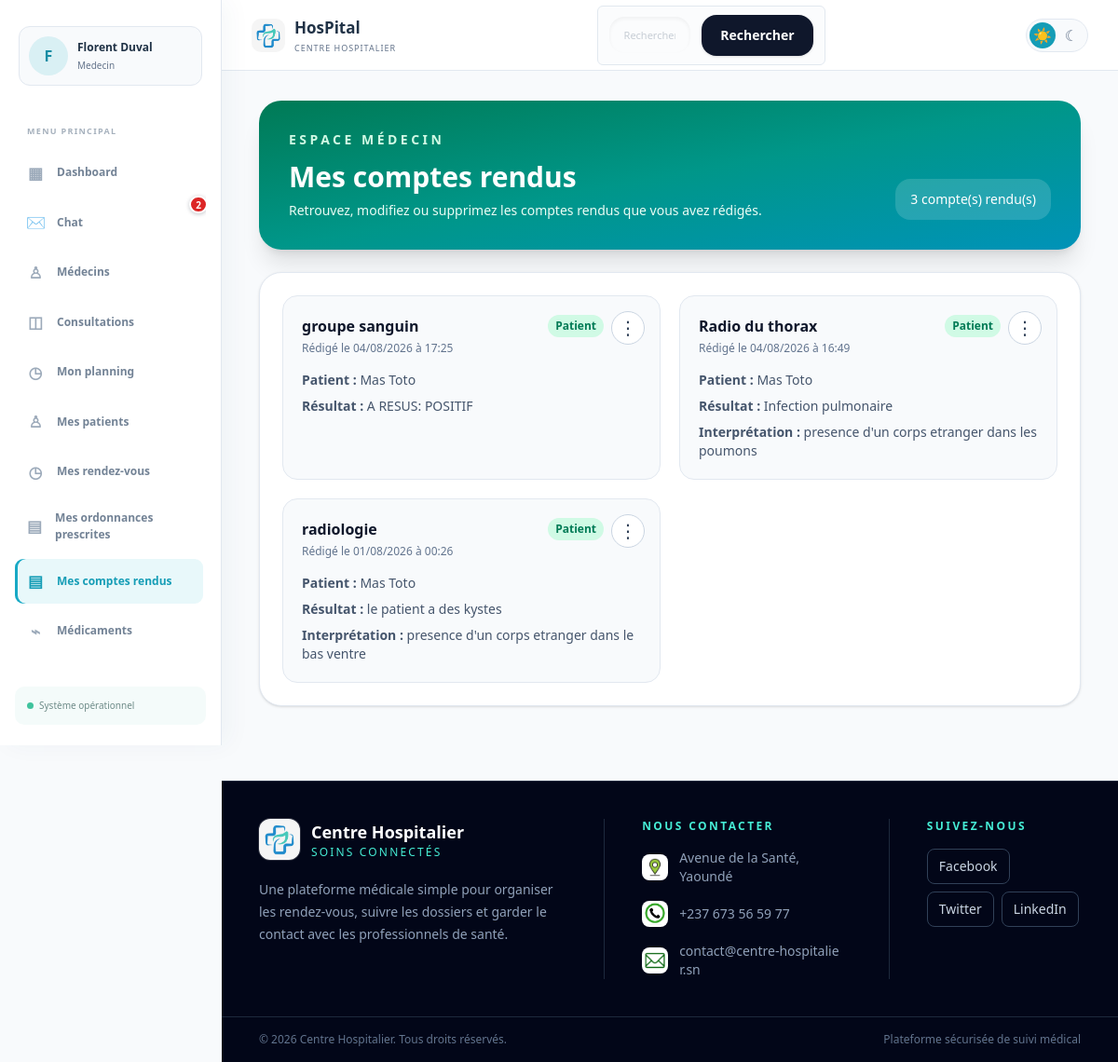
Before: /comptes-rendus/medecin/ (signed in) with the older database file.
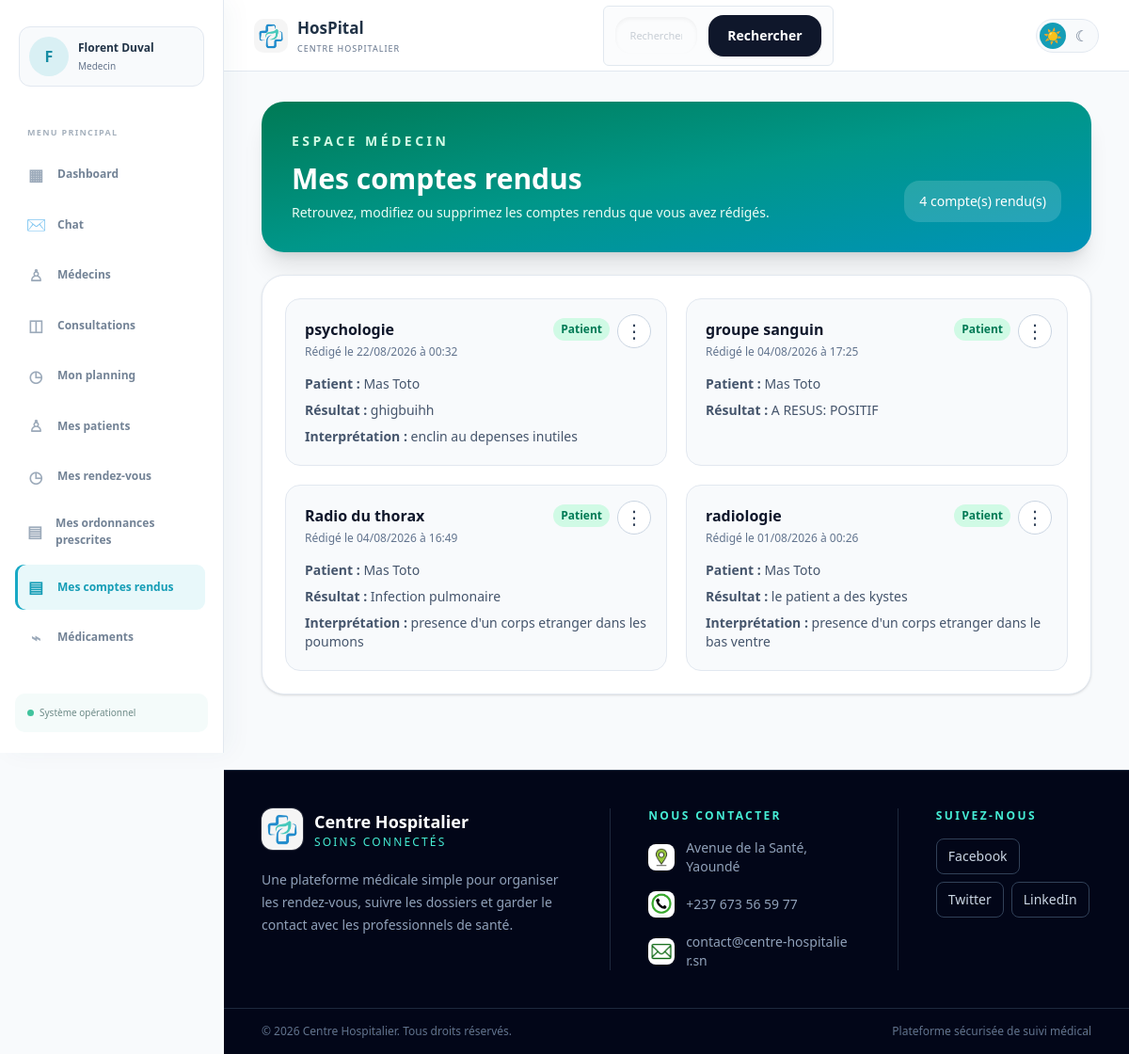
After: the same page with the newer database file.
### hopital/models.py (models this page shows, shortened)
class ResultatExamen(models.Model):
    examen = models.ForeignKey(Examen, on_delete=models.CASCADE)
    resultat = models.TextField()
    date_resultat = models.DateTimeField(auto_now_add=True)
    interpretation = models.TextField()

class Examen(models.Model):
    patient = models.ForeignKey(CustomUser, on_delete=models.CASCADE, related_name='examens_patient')
    medecin = models.ForeignKey(CustomUser, on_delete=models.CASCADE, related_name='examens_medecin')
    consultation = models.ForeignKey(Consultation, on_delete=models.CASCADE, null=True, blank=True)
    date_examen = models.DateTimeField()
    type_examen = models.CharField(max_length=100)

class CustomUser(AbstractUser):
    ROLE_CHOICES = [
        ('user', 'Utilisateur'),
        ('medecin', 'Medecin'),
        ('admin', 'Administrateur'),
        ('secretaire', 'Secretaire'),
    ]
    role = models.CharField(max_length=20, choices=ROLE_CHOICES, default='user')
    nom = models.CharField(max_length=100, blank=True, null=True)
    prenom = models.CharField(max_length=100, blank=True, null=True)
    sexe = models.CharField(max_length=10, blank=True, null=True)
    telephone = models.CharField(max_length=20, blank=True, null=True)
    adresse = models.CharField(max_length=255, blank=True, default='')
    specialite = models.CharField(max_length=100, blank=True, default='')
    langues = models.CharField(max_length=255, blank=True, default='')
    photo_profil = models.ImageField(upload_to='profils/', blank=True, null=True)
    date_naissance = models.DateField(blank=True, null=True)
    medecin_traitant = models.ForeignKey(
        'self',
        on_delete=models.SET_NULL,
        null=True,
        blank=True,
        related_name='patients_suivis'
    )
    def __str__(self):
        nom_complet = f"{self.prenom or ''} {self.nom or ''}".strip()
        return nom_complet or self.username

### hopital/views.py (the view)
# urls.py: path('comptes-rendus/medecin/', medecin_exam_reports, name='medecin_exam_reports'),
@login_required
def medecin_exam_reports(request):
    if request.user.role != 'medecin':
        return redirect('hboard')
    reports = ResultatExamen.objects.filter(
        examen__medecin=request.user,
    ).select_related('examen__patient', 'examen__medecin').order_by('-date_resultat')
    reports, extra_query = paginate_queryset(request, reports, 8, page_param='page_medecin_exam_reports')
    return render(request, 'medecin-exam-reports.html', {
        'exam_reports_list': reports,
        'extra_query': extra_query,
    })

### hopital/context_processors.py (called while the page is built)
def chat_notifications(request):
    if not request.user.is_authenticated:
        return {'unread_chat_count': 0}
    return {
        'unread_chat_count': ChatMessage.objects.filter(
            receiver=request.user,
            is_read=False,
        ).count(),
    }

### hopital/utils.py (called while the page is built)
def paginate_queryset(request, queryset, per_page=6, page_param='page'):
    paginator = Paginator(queryset, per_page)
    page_number = request.GET.get(page_param, 1)
    try:
        page_obj = paginator.page(page_number)
    except PageNotAnInteger:
        page_obj = paginator.page(1)
    except EmptyPage:
        page_obj = paginator.page(paginator.num_pages)
    extra_query = get_query_string(request, exclude=[page_param])
    return page_obj, extra_query

def get_query_string(request, exclude=None):
    params = request.GET.copy()
    exclude = exclude or []
    for key in exclude:
        params.pop(key, None)
    return params.urlencode()

### hopital/templates/medecin-exam-reports.html (shortened to what this page needs)
{% load static %}
<!DOCTYPE html>
<html lang="fr">
<head>
    <link rel="stylesheet" href="{% static 'css/style.css' %}">
    <link rel="stylesheet" href="{% static 'css/hboard.css' %}">
    <link rel="stylesheet" href="{% static 'output.css' %}">
    <script src="https://cdn.jsdelivr.net/npm/@tailwindcss/browser@4"></script>
</head>
<body class="min-h-screen bg-slate-50 text-slate-800">
    {% include 'header.html' %}
    <main class="mx-auto max-w-7xl px-5 py-8 sm:px-8 lg:px-10">
        <section class="rounded-3xl bg-linear-to-br from-emerald-700 via-teal-600 to-cyan-600 p-6 text-white shadow-xl sm:p-8">
            <p class="text-sm font-semibold uppercase tracking-[0.25em] text-emerald-100">Espace médecin</p>
            <div class="mt-3 flex flex-col gap-4 sm:flex-row sm:items-end sm:justify-between">
                <div>
                    <h1 class="text-3xl font-semibold">Mes comptes rendus</h1>
                    <p class="mt-2 max-w-xl text-sm text-emerald-50">Retrouvez, modifiez ou supprimez les comptes rendus que vous avez rédigés.</p>
                </div>
                <span class="rounded-2xl bg-white/15 px-4 py-3 text-sm">{{ exam_reports_list.paginator.count }} compte(s) rendu(s)</span>
            </div>
        </section>
        <section class="mt-6 rounded-3xl border border-slate-200 bg-white p-5 shadow-sm sm:p-6">
            {% if exam_reports_list %}
            <div class="grid gap-5 md:grid-cols-2">
                {% for report in exam_reports_list %}
                <article class="relative rounded-2xl border border-slate-200 bg-slate-50 p-5">
                    <div class="flex items-start justify-between gap-3 pr-10">
                        <div>
                            <h2 class="font-semibold text-slate-900">{{ report.examen.type_examen }}</h2>
                            <p class="mt-1 text-xs text-slate-500">Rédigé le {{ report.date_resultat|date:"d/m/Y à H:i" }}</p>
                        </div>
                        <span class="rounded-full bg-emerald-100 px-2 py-1 text-xs font-semibold text-emerald-700">Patient</span>
                    </div>
                    <details class="absolute right-4 top-4">
                        <summary class="flex h-9 w-9 cursor-pointer list-none items-center justify-center rounded-full border border-slate-300 bg-white text-xl leading-none text-slate-700 transition hover:bg-slate-100" aria-label="Actions du compte rendu" title="Actions du compte rendu">&#8942;</summary>
                    </details>
                    <div class="mt-4 space-y-2 text-sm text-slate-600">
                        <p><strong>Patient :</strong> {{ report.examen.patient }}</p>
                        <p><strong>Résultat :</strong> {{ report.resultat }}</p>
                        {% if report.interpretation %}<p><strong>Interprétation :</strong> {{ report.interpretation }}</p>{% endif %}
                    </div>
                </article>
                {% endfor %}
            </div>
            {% else %}
            <p class="py-8 text-center text-sm text-slate-500">Vous n’avez encore rédigé aucun compte rendu.</p>
            {% endif %}
        </section>
    </main>
    {% include 'footer.html' %}
</body>
</html>

### hopital/templates/header.html (shortened to what the changed rows need)
{% load static %}
<aside class="app-sidebar" id="app-sidebar" data-app-sidebar>
    <nav class="app-sidebar-nav" aria-label="Navigation principale">
        <a class="app-nav-link chat-nav-link {% if request.resolver_match.url_name == 'chat_inbox' or request.resolver_match.url_name == 'chat_with_doctor' %}is-active{% endif %}" href="{% url 'chat_inbox' %}"><span class="chat-icon" aria-hidden="true">✉</span><span class="app-nav-link-label">Chat</span>{% if unread_chat_count %}<strong class="chat-unread-badge" aria-label="{{ unread_chat_count }} message(s) non lu(s)">{% if unread_chat_count > 99 %}99+{% else %}{{ unread_chat_count }}{% endif %}</strong>{% endif %}</a>
    </nav>
</aside>

Changed rows visible on the page:
added ResultatExamen: examen.type_examen "psychologie", date_resultat "22/08/2026 à 00:32", examen.patient "Mas Toto", resultat "ghigbuihh", interpretation "enclin au depenses inutiles"
Other visible differences:
{{ exam_reports_list.paginator.count }}: "3" → "4"
{{ unread_chat_count }}: "2" → (not shown)
